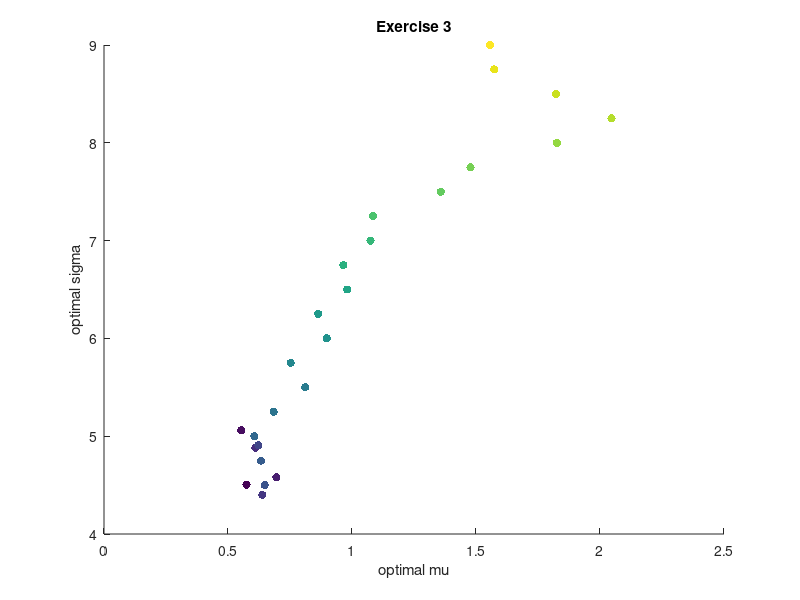

MATLAB code for this plot:



r = 3.00;
n_of_rs = 25;
rs = linspace(3.00, 9.00, n_of_rs);
optimal_sigmas = zeros(n_of_rs, 1);
optimal_mus = zeros(n_of_rs, 1);
n=8;
lb = zeros(n, 1);
%seed = 1337;
%rng(1337);

for r_index=1:n_of_rs
    % Generate new data
    
    
    f_vector = zeros(n, 1);
    e_vector = ones(n, 1);
    Corr=zeros(n,n);
    for i=1:n
        for j=1:n
            Corr(i,j)=(-1)^abs(i-j)/(abs(i-j)+1);
        end
    end
    sigma=zeros(n,1);
    mu=zeros(n,1);
    sigma(1)=2;
    mu(1)=3;
    for i=1:n-1
        sigma(i+1)=sigma(i)+2*rand;
        mu(i+1)=mu(i)+1;
    end
    D=diag(sigma);
    C2=D*Corr*D;
    C=0.5*(C2+C2');
    % Find optimal values with quadprog
	Aeq = [e_vector]';
    A = [-1*mu]';
    b = [-1*rs(r_index)];
    beq = [1];
    [x,fval,exitflag,output,lambda] = quadprog(C,f_vector,A,b,Aeq,beq,lb);
    output
    optimal_sigmas(r_index) = sqrt(fval);
    optimal_mus(r_index) = mu' * x;

end

optimal_sigmas
optimal_mus
scatter(optimal_sigmas, optimal_mus, [], rs, "filled")
%plot(optimal_sigmas, optimal_mus)
xlabel('optimal mu')
ylabel('optimal sigma')
title('Exercise 3')

